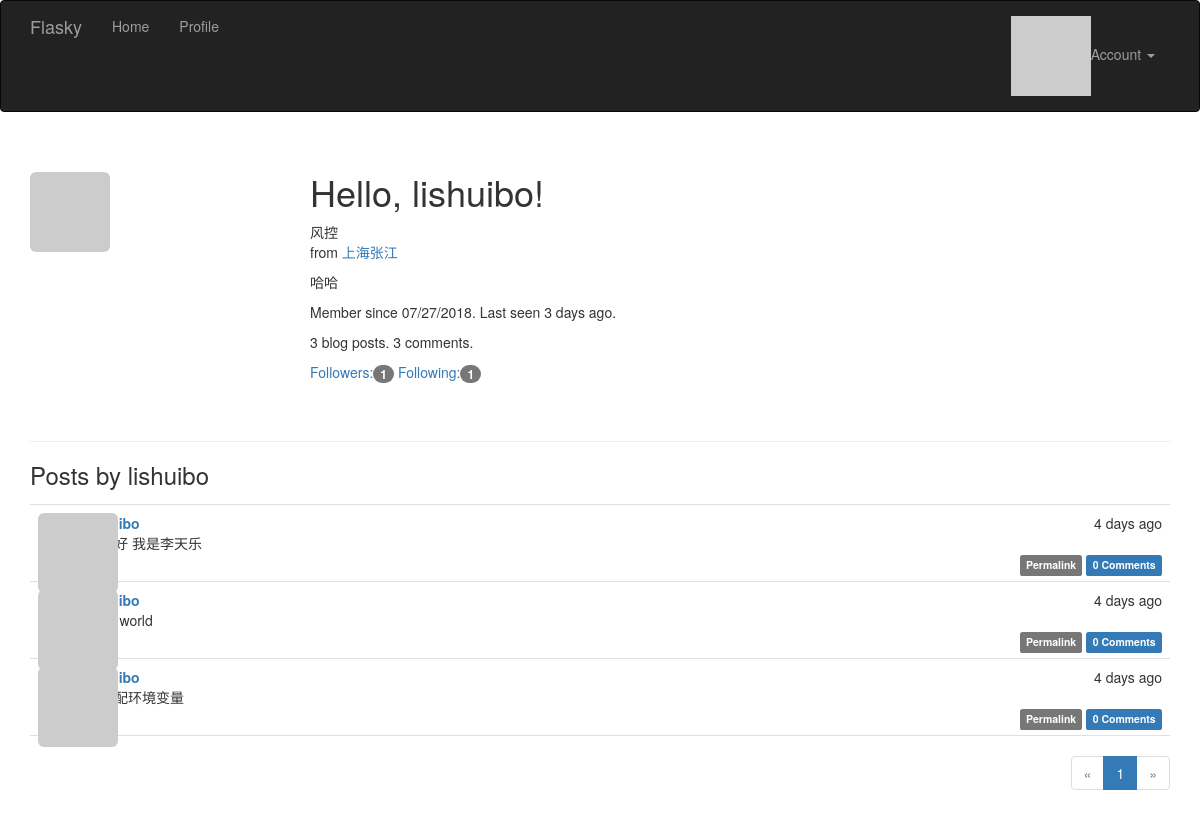
/user/lishuibo (signed in), run on the app's committed database.
### app/models.py (models this page shows, shortened)
class User(UserMixin, db.Model):
    __tablename__ = 'users'
    id = db.Column(db.INTEGER, primary_key=True)
    email = db.Column(db.String(64), unique=True, index=True)
    username = db.Column(db.String(64), unique=True, index=True)
    role_id = db.Column(db.Integer, db.ForeignKey('roles.id'))
    password_hash = db.Column(db.String(128))
    confirmed = db.Column(db.Boolean, default=False)
    name = db.Column(db.String(64))
    location = db.Column(db.String(64))
    about_me = db.Column(db.Text())
    member_since = db.Column(db.DateTime(), default=datetime.utcnow())
    last_seen = db.Column(db.DateTime(), default=datetime.utcnow())
    avatar_hash = db.Column(db.String(32))
    posts = db.relationship('Post', backref='author', lazy='dynamic')
    followed = db.relationship('Follow', foreign_keys=[Follow.follower_id],
                               backref=db.backref('follower', lazy='joined'), lazy='dynamic',
                               cascade='all,delete-orphan')
    followers = db.relationship('Follow', foreign_keys=[Follow.followed_id],
                                backref=db.backref('followed', lazy='joined'), lazy='dynamic',
                                cascade='all,delete-orphan')
    comments = db.relationship('Comment', backref='author', lazy='dynamic')
    @property
    def password(self):
        raise AttributeError('password is not a readable attribute')
    def can(self, perm):
        return self.role is not None and self.role.has_permission(perm)
    def is_administrator(self):
        return self.can(Permission.ADMIN)
    def ping(self):
        self.last_seen = datetime.utcnow()
        db.session.add(self)
    def gravatar_hash(self):
        return hashlib.md5(self.email.lower().encode('utf-8')).hexdigest()
    def gravatar(self, size=100, default='identicon', rating='g'):
        url = 'https://secure.gravatar.com/avatar'
        hash = self.avatar_hash or self.gravatar_hash()
        return '{url}/{hash}?s={size}&d={default}&r={rating}'.format(url=url, hash=hash, size=size, default=default,
                                                                     rating=rating)
    def is_following(self, user):
        if user.id is None:
            return False
        return self.followed.filter_by(followed_id=user.id).first() is not None

class Post(db.Model):
    __tablename__ = 'posts'
    id = db.Column(db.Integer, primary_key=True)
    body = db.Column(db.Text)
    body_html = db.Column(db.Text)
    timestamp = db.Column(db.DateTime, index=True, default=datetime.utcnow())
    author_id = db.Column(db.Integer, db.ForeignKey('users.id'))
    comments = db.relationship('Comment', backref='post', lazy='dynamic')

### app/main/views.py (the view)
@main.route('/user/<username>')
def user(username):
    user = User.query.filter_by(username=username).first_or_404()
    page = request.args.get('page', 1, type=int)
    pagination = user.posts.order_by(Post.timestamp.desc()).paginate(page, per_page=current_app.config[
        'FLASKY_POSTS_PER_PAGE'], error_out=False)
    posts = pagination.items
    return render_template('user.html', user=user, posts=posts, pagination=pagination)

### app/auth/views.py (called while the page is built)
@auth.before_app_request
def before_request():
    if current_user.is_authenticated:
        current_user.ping()
        if not current_user.confirmed \
                and request.endpoint \
                and request.blueprint != 'auth' \
                and request.endpoint != 'static':
            return redirect(url_for('auth.unconfirmed'))

### app/main/__init__.py (called while the page is built)
@main.app_context_processor
def inject_permissions():
    return dict(Permission=Permission)

### app/main/views.py (called while the page is built)
@main.after_app_request
def after_request(response):
    for query in get_debug_queries():
        if query.duration >= current_app.config['FLASKY_SLOW_DB_QUERY_TIME']:
            current_app.logger.warning('Slow query: %s\nParameters: %s\nDuration: %fs\nContext: %s\n'
                                       % (query.statement,query.parameters,query.duration,query.context))
    return response

### app/models.py (called while the page is built)
@login_manager.user_loader
def load_user(user_id):
    return User.query.get(int(user_id))

    def has_permission(self, perm):
        return self.permissions & perm == perm

### app/templates/user.html (shortened to what this page needs)
{% extends "base.html" %}
{% import "_macros.html" as macros %}
{% block page_content %}
    <div class="page-header">
        <img class="img-rounded profile-thumbnail" src="{{ user.gravatar(size=256) }}">
        <div class="profile-header">
            <h1>Hello, {{ user.username }}!</h1>
            {% if user.name or user.location %}
                <p>
                    {% if user.name %}{{ user.name }}<br>{% endif %}
                    {% if user.location %}
                        from <a href="https://maps.baidu.com/?q={{ user.location }}">{{ user.location }}</a><br>
                    {% endif %}
                </p>
            {% endif %}
            {% if user.about_me %}
                <p>{{ user.about_me }}</p>
            {% endif %}
            <p>Member since {{ moment(user.member_since).format('L') }}. Last
                seen {{ moment(user.last_seen).fromNow() }}.</p>
            <p>{{ user.posts.count() }} blog posts. {{ user.comments.count() }} comments.</p>
            <p>
                <a href="{{ url_for('.followers',username=user.username) }}">Followers:<span
                        class="badge">{{ user.followers.count() - 1 }}</span></a>
                <a href="{{ url_for('.followed_by',username=user.username) }}">Following:<span
                        class="badge">{{ user.followed.count() - 1 }}</span></a>
            </p>
        </div>
    </div>
    <h3>Posts by {{ user.username }}</h3>
    {% include '_posts.html' %}
    {% if pagination %}
        <div class="pagination">
            {{ macros.pagination_widget(pagination,'.user',username=user.username) }}
        </div>
    {% endif %}
{% endblock %}

### app/templates/base.html (shortened to what this page needs)
{% extends "bootstrap/base.html" %}
{% block head %}
    {{ super() }}
    <link rel="stylesheet" type="text/css" href="{{ url_for('static',filename='styles.css') }}">
{% endblock %}
{% block navbar %}
    <div class="navbar navbar-inverse" role="navigation">
        <div class="container">
            <div class="navbar-header">
                <a class="navbar-brand" href="{{ url_for('main.index') }}">Flasky</a>
            </div>
            <div class="navbar-collapse collapse">
                <ul class="nav navbar-nav">
                    <li><a href="{{ url_for('main.index') }}">Home</a></li>
                    {% if current_user.is_authenticated %}
                        <li><a href="{{ url_for('main.user',username=current_user.username) }}">Profile</a></li>
                    {% endif %}
                </ul>
                <ul class="nav navbar-nav navbar-right">
                    {% if current_user.is_authenticated %}
                        <li class="dropdown">
                            <a href="#" class="dropdown-toggle" data-toggle="dropdown">
                                <img src="{{ current_user.gravatar(size=18) }}">Account <b class="caret"></b>
                            </a>
                        </li>
                    {% else %}
                        <li><a href="{{ url_for('auth.login') }}">Login In</a></li>
                    {% endif %}
                </ul>
            </div>
        </div>
    </div>
{% endblock %}
{% block content %}
    <div class="container">
        {% block page_content %}{% endblock %}
    </div>
{% endblock %}

### app/templates/_macros.html
{% macro pagination_widget(pagination,endpoint,fragment='') %}
    <ul class="pagination">
        <li{% if not pagination.has_prev %} class="disabled"{% endif %}>
            <a href="
                    {% if pagination.has_prev %}{{ url_for(endpoint,page=pagination.prev_num,**kwargs) }}{{ fragment }}{% else %}#{% endif %}">
                &laquo;
            </a>
        </li>
        {% for p in pagination.iter_pages() %}
            {% if p %}
                {% if p == pagination.page %}
                    <li class="active">
                        <a href="{{ url_for(endpoint,page=p,**kwargs) }}{{ fragment }}">{{ p }}</a>
                    </li>
                {% else %}
                    <li>
                        <a href="{{ url_for(endpoint,page=p,**kwargs) }}{{ fragment }}">{{ p }}</a>
                    </li>
                {% endif %}
            {% else %}
                <li class="disabled"><a href="#">&hellip;</a></li>
            {% endif %}
        {% endfor %}
        <li{% if not pagination.has_next %} class="disabled"{% endif %}>
            <a href="
                    {% if pagination.has_next %}{{ url_for(endpoint,page=pagination.next_num,**kwargs) }}{{ fragment }}{% else %}#{% endif %}">
                &raquo;
            </a>
        </li>
    </ul>
{% endmacro %}

### app/templates/_posts.html (shortened to what this page needs)
<ul class="posts">
    {% for post in posts %}
        <li class="post">
            <div class="post-thumbnail">
                <a href="{{ url_for('.user',username=post.author.username) }}">
                    <img class="img-rounded profile-thumbnail" src="{{ post.author.gravatar(size=40) }}">
                </a>
            </div>
            <div class="post-content">
                <div class="post-date">{{ moment(post.timestamp).fromNow() }}</div>
                <div class="post-author"><a
                        href="{{ url_for('.user',username=post.author.username) }}">{{ post.author.username }}</a>
                </div>
                <div class="post-body">
                    {% if post.body_html %}
                        {{ post.body_html|safe }}
                    {% else %}
                        {{ post.body }}
                    {% endif %}
                </div>
                <div class="post-footer">
                    <a href="{{ url_for('.post',id=post.id) }}">
                        <span class="label label-default">Permalink</span>
                    </a>
                    <a href="{{ url_for('.post',id=post.id) }}#comments">
                        <span class="label label-primary">{{ post.comments.count() }} Comments</span>
                    </a>
                </div>
            </div>
        </li>
    {% endfor %}
</ul>

### app/static/styles.css (style rules this page uses)
.profile-thumbnail { position: absolute; }
.profile-header { min-height: 260px; margin-left: 280px; }
ul.posts { list-style-type: none; padding: 0px; margin: 16px 0px 0px 0px; border-top: 1px solid #e0e0e0; }
ul.posts li.post { padding: 8px; border-bottom: 1px solid #e0e0e0; }
div.post-date { float: right; }
div.post-author { font-weight: bold; }
div.post-thumbnail { position: absolute; }
div.post-content { margin-left: 48px; min-height: 48px; }
div.post-footer { text-align: right; }
div.pagination { width: 100%; text-align: right; padding: 0px; margin: 0px; }

### data on the page
User: username "lishuibo", name "风控", location "上海张江", about_me "哈哈", member_since "07/27/2018", last_seen "3 days ago"
Post: timestamp "4 days ago", body "大家好 我是李天乐", comments.count "0"
Post: timestamp "4 days ago", body "hello world", comments.count "0"
Post: timestamp "4 days ago", body "是没配环境变量", comments.count "0"

### other printed values
{{ user.posts.count() }} "3"
{{ user.comments.count() }} "3"
{{ user.followers.count() - 1 }} "1"
{{ user.followed.count() - 1 }} "1"
{{ p }} "1"
